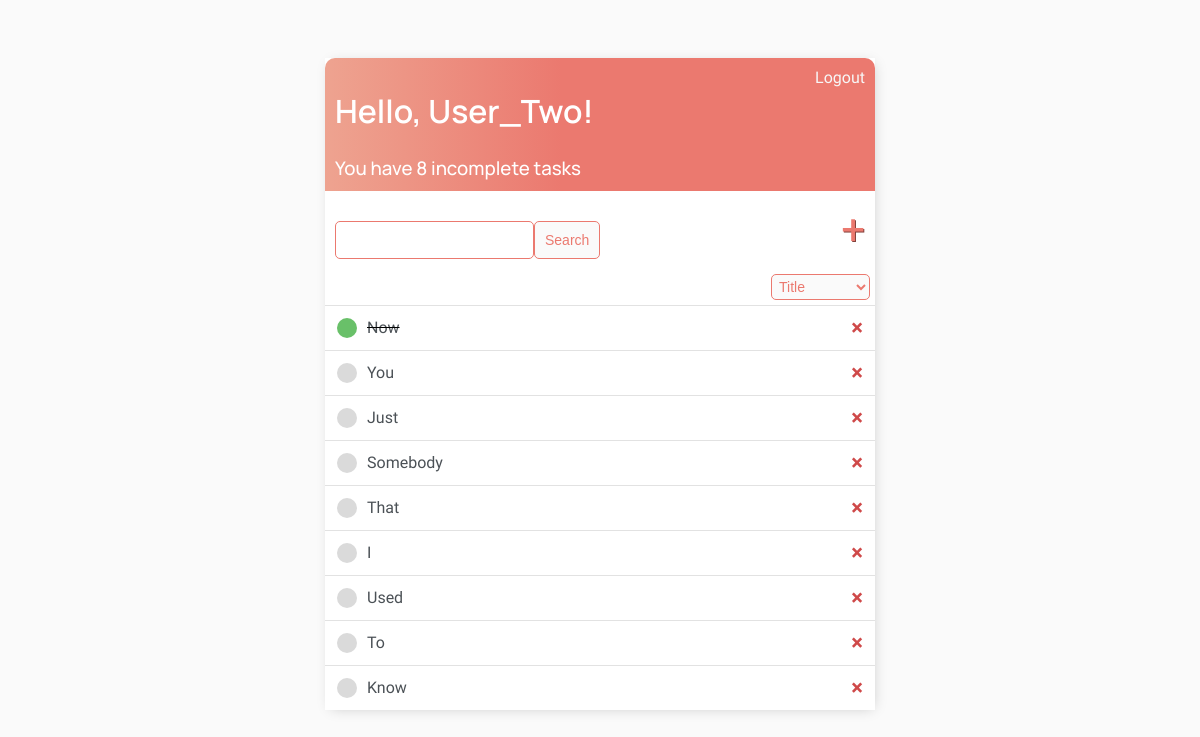
Screenshot of / (signed in) with the database file from the repository.
### base/models.py (models this page shows)
class Task(models.Model):
    user = models.ForeignKey(
        User, on_delete=models.CASCADE, null=True, blank=True)
    title = models.CharField(max_length=200)
    description = models.TextField(null=True, blank=True)
    complete = models.BooleanField(default=False)
    create = models.DateTimeField(auto_now_add=True)
    def __str__(self):
        return self.title
    class Meta:
        ordering = ['complete']

### base/views.py (the view)
# urls.py: path('', TaskList.as_view(), name='tasks'),
class TaskList(LoginRequiredMixin, ListView):
    model = Task
    context_object_name = "tasks"
    def get_context_data(self, **kwargs):
        context = super().get_context_data(**kwargs)
        context['tasks'] = context['tasks'].filter(user=self.request.user)
        context['count'] = context['tasks'].filter(complete=False).count()
        sort = self.request.GET.getlist('sort')
        context['tasks'] = context['tasks'].order_by(*sort)
        search_input = self.request.GET.get('search-area') or ''
        if search_input:
            context['tasks'] = context['tasks'].filter(
                title__startswith=search_input)
        context['search_input'] = search_input
        return context

### base/templates/base/task_list.html (shortened to what this page needs)
{% extends 'base/main.html' %}
{% block content %}
<div class="header-bar">
    <div>
        <h1>Hello, {{request.user|title}}!</h1>
        <h3 style="margin: 0"> You have {{count}} incomplete task{{count|pluralize:"s"}}</h3>
    </div>
    {% if request.user.is_authenticated %}
    <a href="{% url 'logout'%}">Logout</a>
    {% else %}
    <a href="{% url 'login' %}">Login</a>
    {% endif %}
</div>
<div id="search-add-wrapper">
    <form method="GET" style="margin-top: 20px; display: flex;">
        <input type='text' name='search-area' value="{{search_input}}">
        <input class="button" type="submit" value="Search">
    </form>
    <div><a id="add-link" href="{% url 'task-create' %}">&#x2b;</a></div>
</div>
<div class="sort-div">
    <form method="GET">
        <select id="sort-wrapper" name="sort" onchange="this.form.submit()">
            <option value="title" {{ by_title }}>Title</option>
        </select>
    </form>
</div>
<div class="task-items-wrapper">
    {% for task in tasks %}
    <div class="task-wrapper">
        {% if task.complete %}
        <div class="task-title">
            <div class="task-complete-icon"></div>
            <s><a href="{% url 'task-update' task.id %}">{{task}}</a></s>
        </div>
        <a class="delete-link" href="{% url 'task-delete' task.id %}">&#215;</a>
        {% else %}
        <div class="task-title">
            <div class="task-incomplete-icon"></div>
            <a href="{% url 'task-update' task.id %}">{{task}}</a>
        </div>
        <a class="delete-link" href="{% url 'task-delete' task.id %}">&#215;</a>
        {% endif %}
    </div>
    {% empty %}
    <h3>No items in this list</h3>
    {% endfor %}
</div>
{% endblock content %}

### base/templates/base/main.html (style rules this page uses)
body { background-color: #fafafa; font-family: 'PT Sans', sans-serif; padding-top: 50px; }
h1, h2 { font-family: 'Manrope', sans-serif; font-weight: 600; }
h3, h4, h5, h6 { font-family: 'Manrope', sans-serif; font-weight: 500; }
.header-bar { display: flex; justify-content: space-between; color: #fff; padding: 10px; border-radius: 10px 10px 0 0; background: linear-gradient(90deg, #eea390 0%, #eb796f 43%, #eb796f 100%); }
.header-bar a { color: rgb(247, 247, 247); text-decoration: none; }
.task-wrapper { display: flex; align-items: center; justify-content: space-between; padding: 12px; background-color: #fff; border-top: 1px solid rgb(226, 226, 226); }
.task-title { display: flex; }
.task-title a { text-decoration: none; color: #4b5156; margin-left: 10px; }
.task-complete-icon { height: 20px; width: 20px; background-color: rgb(105, 192, 105); border-radius: 50%; }
.task-incomplete-icon { height: 20px; width: 20px; background-color: rgb(218, 218, 218); border-radius: 50%; }
.delete-link { text-decoration: none; font-weight: 900; color: #cf4949; font-size: 22px; line-height: 0; }
#search-add-wrapper { display: flex; justify-content: space-between; align-items: center; padding: 10px; }
#add-link { color: #eb796f; text-decoration: none; font-size: 42px; text-shadow: 1px 1px #81413b; }
.sort-div { display: flex; justify-content: flex-end; padding: 5px; }
#sort-wrapper { display: flex; justify-content: flex-end; align-items: center; border: 1px solid #eb796f; background-color: #fafafa; color: #eb796f; padding: 3px; font-size: 14px; border-radius: 5px; cursor: pointer; text-decoration: none; }
input[type=text], input[type=password], textarea { border: 1px solid #eb796f; border-radius: 5px; padding: 10px; width: 90%; }
.button { border: 1px solid #eb796f; background-color: #fafafa; color: #eb796f; padding: 10px; font-size: 14px; border-radius: 5px; cursor: pointer; text-decoration: none; }

### rows the page displays
Task: title "Now"
Task: title "You"
Task: title "Just"
Task: title "Somebody"
Task: title "That"
Task: title "I"
Task: title "Used"
Task: title "To"
Task: title "Know"

### other values shown
{{ request.user|title }} "User_Two"
{{ count }} "8"
